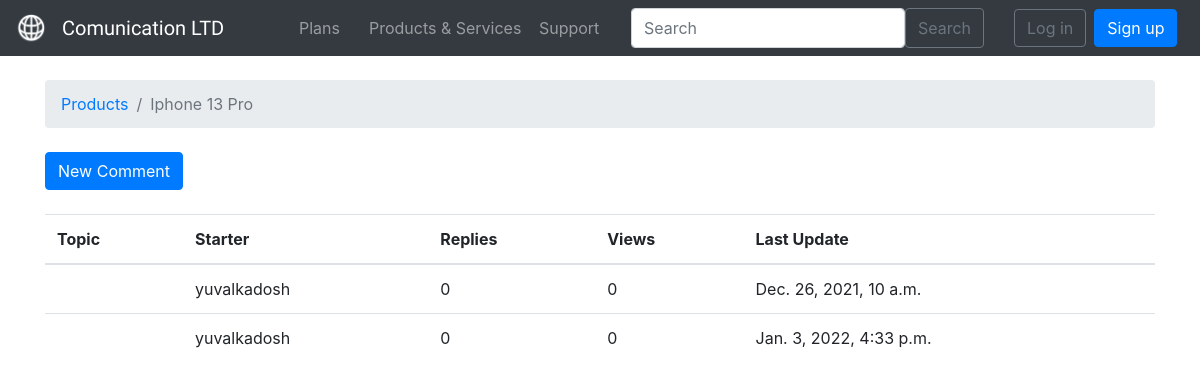
Screenshot of /products/2/ with the database file from the repository.
### boards/models.py (models this page shows, shortened)
class Item(models.Model):
    name = models.CharField(max_length=30, unique=True)
    price = models.FloatField(max_length=100)
    stock = models.IntegerField(max_length=100)
    image_url = models.CharField(max_length=5000)
    description = models.CharField(max_length=100)

class Topic(models.Model):
    subject = models.CharField(max_length=255)
    last_updated = models.DateTimeField(auto_now_add=True)
    item = models.ForeignKey(Item, related_name='topics', on_delete=models.CASCADE)
    starter = models.ForeignKey(User, related_name='topics', on_delete=models.CASCADE)
    ast_updated = models.DateTimeField(auto_now_add=True)

### boards/views.py (the view)
# urls.py: url(r'^products/(?P<pk>\d+)/$', views.board_topics, name='board_topics'),
def board_topics(request, pk):
    board = get_object_or_404(Item, pk=pk)
    return render(request, 'topics.html', {'board': board})

### templates/topics.html (shortened to what this page needs)
{% extends 'base.html' %}
{% block breadcrumb %}
  <li class="breadcrumb-item"><a href="{% url 'products' %}">Products</a></li>
  <li class="breadcrumb-item active">{{ board.name }}</li>
{% endblock %}
{% autoescape off %}
{% block content %}
<div class="mb-4">
  <a href="{% url 'new_topic' board.pk %}" class="btn btn-primary">New Comment</a>
</div>
  <table class="table">
    <thead class="thead-inverse">
      <tr>
        <th>Topic</th>
        <th>Starter</th>
        <th>Replies</th>
        <th>Views</th>
        <th>Last Update</th>
      </tr>
    </thead>
    <tbody>
      {% for topic in board.topics.all %}
        <tr>
          <td>{{ topic.subject | safe }}</td>
          <td>{{ topic.starter.username }}</td>
          <td>0</td>
          <td>0</td>
          <td>{{ topic.last_updated }}</td>
        </tr>
      {% endfor %}
    </tbody>
  </table>
{% endblock %}
{% endautoescape %}

### rows the page displays
Item: name "Iphone 13 Pro"
Topic: starter.username "yuvalkadosh", last_updated "Dec. 26, 2021, 10 a.m."
Topic: starter.username "yuvalkadosh", last_updated "Jan. 3, 2022, 4:33 p.m."
